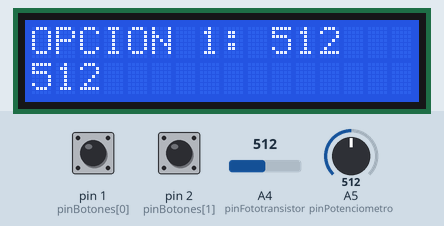
A sketch run on a simulated Arduino Uno, built with avr-gcc and run on an emulated ATmega328P. Parts: 16×2 character LCD. The inputs (shaded band) are chosen by the test bench; at power-on: A5 (pinPotenciometro) = 512, pin 1 (pinBotones[0]) LOW, pin 2 (pinBotones[1]) LOW, A4 (pinFototransistor) = 512.

Above: at 1.2 s.
1.3 s: A5 (pinPotenciometro) set to 716
At 2.0 s:
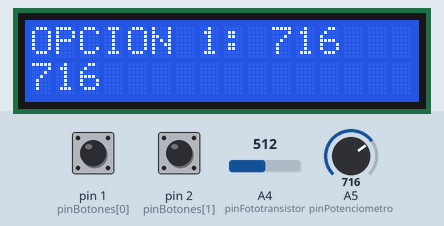
2.8 s: pin 1 (pinBotones[0]) pulled HIGH for 0.15 s
At 3.1 s:
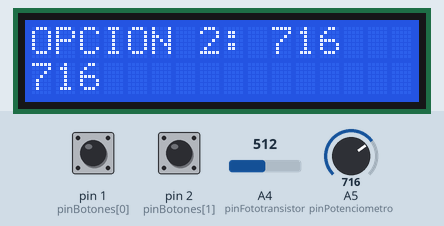
4.4 s: pin 1 (pinBotones[0]) pulled HIGH for 1 s
At 5.5 s:
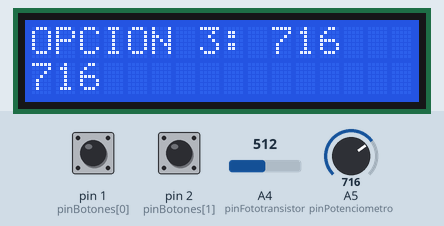
6.9 s: A5 (pinPotenciometro) set to 900
At 7.4 s:
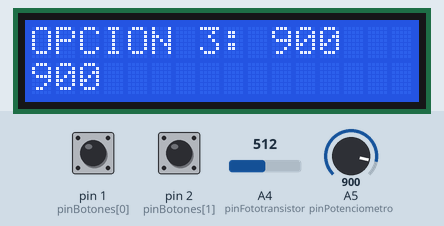
8.4 s: pin 2 (pinBotones[1]) pulled HIGH for 0.15 s
At 9.6 s:
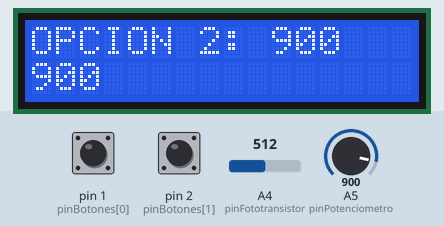
10.0 s: pin 2 (pinBotones[1]) pulled HIGH for 1 s
At 11.0 s:
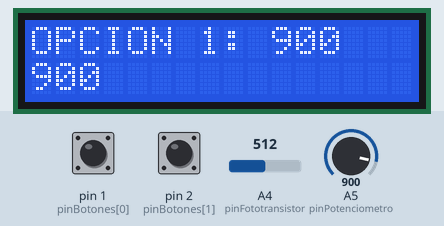
Timing chart, 0 to 13.0 s (numbered marks = the images above; inputs shaded):
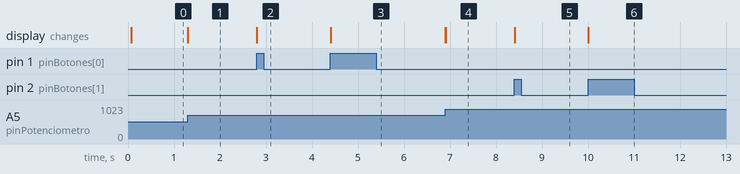

The sketch:

codigo3.ino
```cpp
#include <LiquidCrystal.h>

LiquidCrystal lcd(8, 9, 10, 11, 12, 13);

// Identificacion de pines
const int pinPotenciometro = 5;
const int pinFototransistor = 4;
const int pinBotones[2] = {1, 2};
// Variables
const int numBotones = 2;
const int numOpciones = 3;
int valorBotones[3] = {0, 0};
int valorPotenciometro = 0;
int nuevoValorPotenciometro = 0;
int valorFototransistor = 0;
int cambiaPantalla = 0;
int idOpcion = 0;
int opciones[3] = {0,0,0};

void setup() {
  lcd.begin(16, 2);
  pinMode(pinPotenciometro, INPUT);
  pinMode(pinFototransistor, INPUT);
  pinMode(pinBotones[0], INPUT);
  pinMode(pinBotones[1], INPUT);
  pinMode(pinBotones[2], INPUT);
  lcd.print("OPCION 1: ");
  lcd.print(opciones[idOpcion]);
}

void clearRow(int i){
  lcd.setCursor(0, i);
  if(i==0)
  lcd.setCursor(10,i);
  lcd.print("    ");
}

void pulsoBoton(int n){
  int b1;
  b1 = digitalRead(pinBotones[n]);
  if(b1==HIGH){
    if(valorBotones[n]==LOW){
      cambiaPantalla = 1;
      if(n==0)
      idOpcion = (idOpcion+1) % numOpciones;
      else if(n==1)
      idOpcion = (numOpciones + idOpcion - 1) % numOpciones;
    }
  }
  valorBotones[n] = b1;
}

void cambioFototransistor(){
  valorFototransistor = analogRead(pinFototransistor);
    if(valorFototransistor > 235){
        if(valorPotenciometro != opciones[idOpcion]){
            opciones[idOpcion] = valorPotenciometro;
          cambiaPantalla = 1;
        }
    }
}

void actualizarPantalla(){
  if(cambiaPantalla==1){
    clearRow(0);
    lcd.setCursor(7, 0);
    lcd.print(idOpcion+1);
    lcd.print(": ");
    lcd.print(opciones[idOpcion]);
  }
  nuevoValorPotenciometro = analogRead(pinPotenciometro);
  if(nuevoValorPotenciometro != valorPotenciometro){
    clearRow(1);
    valorPotenciometro = nuevoValorPotenciometro;
    lcd.setCursor(0, 1);
    lcd.print(valorPotenciometro);
  }
}

void loop() {
  cambiaPantalla = 0;
  for(int i=0; i<numBotones; i++){
    pulsoBoton(i);
  }
  cambioFototransistor();
  actualizarPantalla();
}
```

Measured:
- after the input at 1.3 s, the display: first changes at once (image 1 shows a later state)
- after the input at 2.8 s, the display: changes at once (image 2)
- after the input at 4.4 s, the display: changes at once (image 3)
- after the input at 6.9 s, the display: first changes at once (image 4 shows a later state)
- after the input at 8.4 s, the display: changes at once (image 5)
- after the input at 10.0 s, the display: changes at once (image 6)
